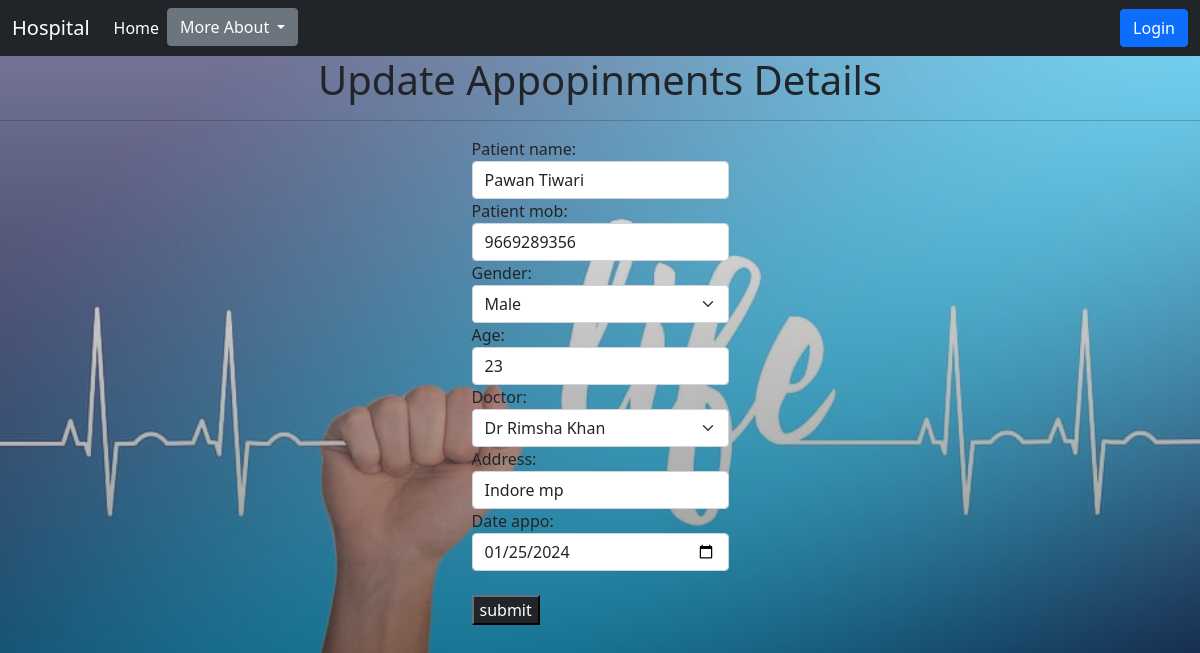
/updappoinmnet/1, run on the app's committed database.
### management/models.py (models this page shows, shortened)
class PatientAppo(models.Model):
    created_by = models.ForeignKey(User,on_delete=models.CASCADE)
    patient_name = models.CharField(max_length=20)
    patient_mob = models.CharField(max_length=10,validators=[RegexValidator("^(\+\d{1,3}[- ]?)?\d{10}$",message="Only numbers allowed"),MinLengthValidator(10,"10-digit allowed")])
    gender = models.CharField(max_length=20,choices=gen_choice,)
    age = models.CharField(max_length=3,validators=[RegexValidator("^\S[0-9]{0,3}$")])
    doctor = models.ForeignKey(Doctor,on_delete=models.DO_NOTHING,null=True,blank=True)
    address = models.TextField()
    date_appo = models.DateField()
    status = models.CharField(max_length=30,default='pending')

### management/views.py (the view)
# urls.py: path('updappoinmnet/<int:id>',views.upd_appoinment,name='updappoinment'),
def upd_appoinment(request,id):
    if request.method == 'POST':
        obj = PatientAppo.objects.get(id=id)
        patform = Patientform(request.POST,instance=obj)
        if patform.is_valid():
            patform.save()
            return redirect('appodata')
        return render(request,'updateappoinmet.html',{'patform':patform})
    else:
        obj = PatientAppo.objects.get(id=id)
        patform = Patientform(instance=obj)
        return render(request,'updateappoinment.html',{'patform':patform})

### management/forms.py
class Patientform(forms.ModelForm):
    class Meta:
        model=PatientAppo
        exclude=['status','created_by']
        widgets={
            'patient_name': forms.TextInput(attrs={'class':'form-control'}),
            'age': forms.TextInput(attrs={'class':'form-control'}),
            'gender':forms.Select(attrs={'class':'form-select'}),
            'patient_mob': forms.TextInput(attrs={'class':'form-control'}),
            'address': forms.TextInput(attrs={'class':'form-control'}),
            'date_appo':forms.TextInput(attrs={'class':'form-control','type':'date'}),
            'doctor':forms.Select(attrs={'class':'form-select'}),
        }

### management/models.py (called while the page is built)
    def __str__(self):
        return self.dr_name

### management/templates/updateappoinment.html (shortened to what this page needs)
{% extends 'base.html' %}
{% load static %}
{% block body %}
    <h1 align="center">Update Appopinments Details<hr></h1>
    <div class="d-flex justify-content-center">
        <form action="" method="POST">
            <table>{{patform}}</table><br>
            <input type="submit" value="submit" class="btn-dark">
        </form>
    </div>
{% endblock body %}

### data on the page
PatientAppo: patient_name "Pawan Tiwari", patient_mob "9669289356", gender "Male", age "23", doctor "Dr Rimsha Khan", address "Indore mp", date_appo "01/25/2024"
